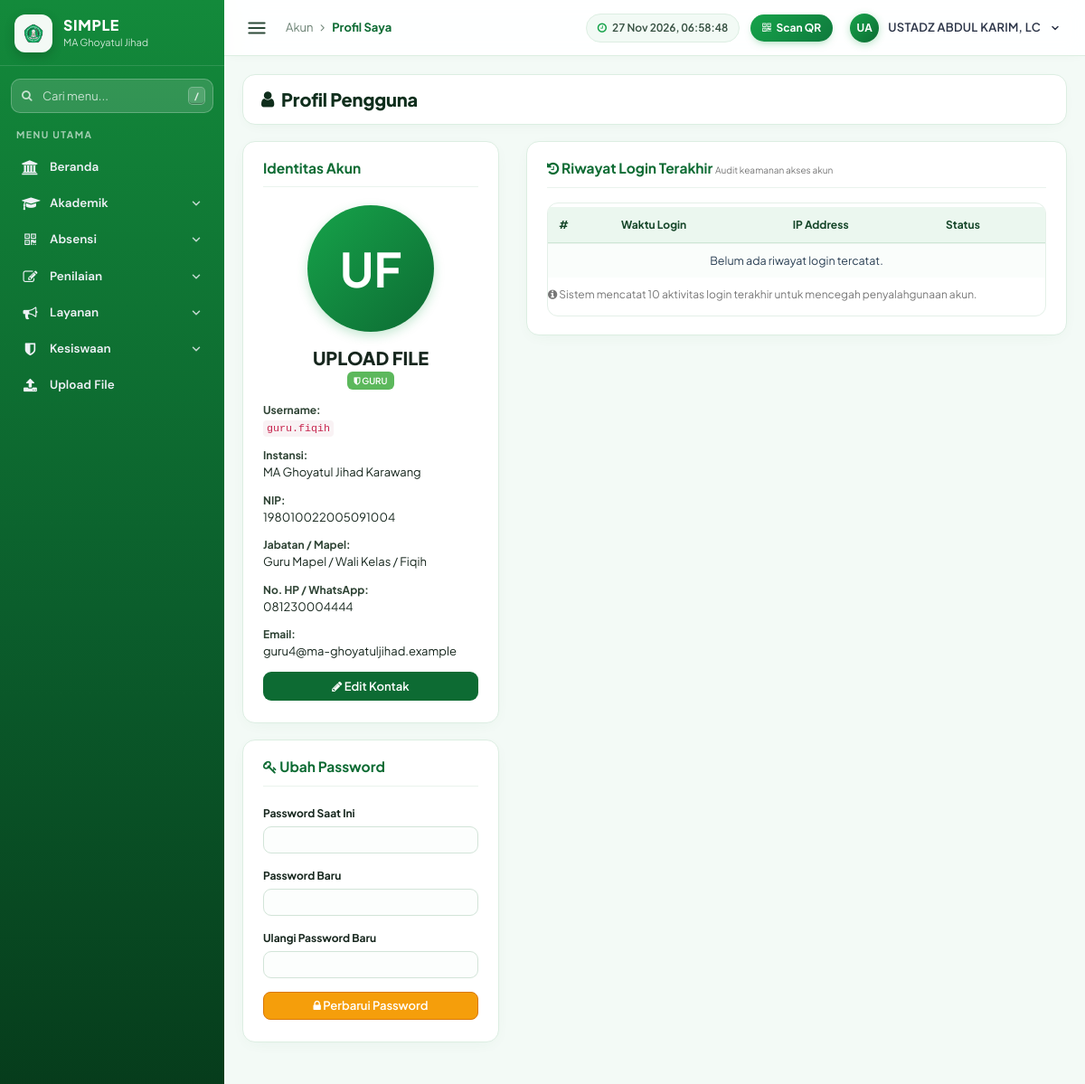
Page /index.php?page=Profile (signed in) on the committed database.
### tables this page shows
CREATE TABLE `master_user` (
  `user_id` int NOT NULL,
  `user_name` varchar(50) NOT NULL,
  `user_password` varchar(255) NOT NULL,
  `user_fullname` varchar(120) NOT NULL,
  `user_role` varchar(30) NOT NULL DEFAULT 'GURU',
  `guru_id` int DEFAULT NULL,
  `user_status` tinyint NOT NULL DEFAULT '1'
);

CREATE TABLE `guru` (
  `id` int NOT NULL,
  `nip` varchar(30) NOT NULL,
  `nama` varchar(120) NOT NULL,
  `jenis_kelamin` char(1) NOT NULL DEFAULT 'L',
  `mapel` varchar(100) DEFAULT NULL,
  `jabatan` varchar(100) DEFAULT NULL,
  `status_kepegawaian` varchar(30) NOT NULL DEFAULT 'GTY',
  `no_hp` varchar(30) DEFAULT NULL,
  `email` varchar(100) DEFAULT NULL,
  `status` varchar(10) NOT NULL DEFAULT 'Active',
  `foto` varchar(100) DEFAULT NULL
);

### index.php (called while the page is built, shortened)
<?php
require_once __DIR__ . '/library/helpers.php';
require_once __DIR__ . '/library/access.php';
$routes = [
    'Dashboard' => 'pages/home.php',
    'Data-Siswa' => 'pages/siswa.php',
    'Data-Guru' => 'pages/guru.php',
    'Data-Kelas' => 'pages/kelas.php',
    'Absen-Scan' => 'pages/absen_scan.php',
    'Absen-Siswa' => 'pages/absen_siswa.php',
    'Absen-Guru' => 'pages/absen_guru.php',
    'Cetak-Kartu' => 'pages/kartu.php',
    'Profile' => 'pages/profile.php',
    'User-Guide' => 'pages/help.php',
    'Help' => 'pages/help.php',
    'Users' => 'pages/users.php',
    'Upload-File' => 'pages/upload_file.php',
    'Tahun-Ajaran' => 'pages/tahun_ajaran.php',
    'Mata-Pelajaran' => 'pages/mapel.php',
    'Jadwal' => 'pages/jadwal.php',
    'Perizinan' => 'pages/perizinan.php',
    'Pengumuman' => 'pages/pengumuman.php',
    'Kenaikan-Kelas' => 'pages/kenaikan.php',
    'Input-Nilai' => 'pages/nilai.php',
    'Rapor' => 'pages/rapor.php',
    'Cetak-Rapor' => 'pages/cetak_rapor.php',
    'Laporan' => 'pages/laporan.php',
    'Pelanggaran' => 'pages/pelanggaran.php',
    'Inventaris' => 'pages/inventaris.php',
    'Master-Menu' => 'pages/master_menu.php',
];
$page = $_GET['page'] ?? 'Dashboard';
require __DIR__ . '/' . $routes[$page];

### library/access.php (called while the page is built, shortened)
<?php
function menuRegistry() {
    return [
        ['Beranda', 'fa-university', 'Dashboard', null],
        ['Akademik', 'fa-graduation-cap', null, [['Data Siswa', 'Data-Siswa'], ['Data Guru', 'Data-Guru'], ['Data Kelas', 'Data-Kelas'], ['Mata Pelajaran', 'Mata-Pelajaran'], ['Jadwal Pelajaran', 'Jadwal'], ['Tahun Ajaran', 'Tahun-Ajaran'], ['Kenaikan Kelas', 'Kenaikan-Kelas']]],
        ['Absensi', 'fa-qrcode', null, [['Scan Absen', 'Absen-Scan'], ['Absensi Siswa', 'Absen-Siswa'], ['Absensi Guru', 'Absen-Guru']]],
        ['Penilaian', 'fa-pencil-square-o', null, [['Input Nilai', 'Input-Nilai'], ['Rapor', 'Rapor']]],
        ['Layanan', 'fa-bullhorn', null, [['Perizinan', 'Perizinan'], ['Pengumuman', 'Pengumuman']]],
        ['Kesiswaan', 'fa-shield', null, [['Pelanggaran Siswa', 'Pelanggaran']]],
        ['Inventaris', 'fa-archive', 'Inventaris', null],
        ['Laporan', 'fa-bar-chart', 'Laporan', null],
        ['Upload File', 'fa-upload', 'Upload-File', null],
        ['Pengaturan', 'fa-cog', null, [['Kelola User', 'Users'], ['Master Menu', 'Master-Menu']]],
    ];
}
function customAccess() {
    static $cache = false;
    if ($cache !== false) return $cache;
    $db = $GLOBALS['koneksidb'] ?? null;
    $targets = [['USER', (string)(int)($_SESSION['SES_USERID'] ?? 0)], ['ROLE', role()]];
    foreach ($targets as [$t, $k]) {
        $st = mysqli_prepare($db, "SELECT page_key FROM master_menu_akses WHERE target_type = ? AND target_key = ?");
        mysqli_stmt_bind_param($st, 'ss', $t, $k); mysqli_stmt_execute($st);
        $rows = []; $res = mysqli_stmt_get_result($st);
        while ($r = mysqli_fetch_row($res)) $rows[] = $r[0];
        if ($rows) return $cache = $rows;
    }
    return $cache = null;
}
function canAccess($page) {
    $alias = ['Cetak-Kartu' => 'Data-Siswa', 'Cetak-Rapor' => 'Rapor', 'Profile' => 'Dashboard', 'Help' => 'Dashboard', 'User-Guide' => 'Dashboard'];
    $page = $alias[$page] ?? $page;
    if ($page === 'Dashboard') return true;
    if ($page === 'Master-Menu') return role() === 'ADMIN';
    if ($page === 'Users') return role() === 'ADMIN' || isset($_SESSION['MASTER_LOGIN_SES']);
    $c = customAccess();
    if ($c !== null) return in_array($page, $c, true);
    return defaultAccess($page, role());
}

### library/helpers.php (called while the page is built, shortened)
<?php
function e($s) { return htmlspecialchars((string)$s, ENT_QUOTES, 'UTF-8'); }
function role() { return strtoupper((string)($_SESSION['SES_ROLE'] ?? '')); }
function initials($n) {
    $n = trim((string)$n); if ($n === '') return '?';
    $p = preg_split('/\s+/', $n);
    return strtoupper(mb_substr($p[0], 0, 1) . (isset($p[1]) ? mb_substr($p[1], 0, 1) : ''));
}
function qall($db, $sql, $types = '', $p = []) {
    $st = $db->prepare($sql);
    if ($types) $st->bind_param($types, ...$p);
    $st->execute();
    return $st->get_result()->fetch_all(MYSQLI_ASSOC);
}
function qone($db, $sql, $types = '', $p = []) { $r = qall($db, $sql, $types, $p); return $r[0] ?? null; }

### pages/profile.php (the view, shortened to what this page needs)
<?php
$db = $koneksidb;
$uid = (int)($_SESSION['SES_USERID'] ?? 0);
$u = qone($db, "SELECT u.user_fullname, u.user_role, u.user_name, g.nip, g.mapel, g.jabatan, g.no_hp, g.email, g.id AS gid FROM master_user u LEFT JOIN guru g ON g.id = u.guru_id WHERE u.user_id = ?", 'i', [$uid]) ?: [];
$log = qall($db, "SELECT login_time, ip_address, status FROM login_log WHERE user_id = ? ORDER BY login_time DESC, id DESC LIMIT 10", 'i', [$uid]);
$editMode = isset($_GET['edit']) && !empty($u['gid']);
$nm = $u['user_fullname'] ?? ($_SESSION['SES_NAMA'] ?? '');
include "header.php";
?>
<div class="right_col" role="main">
  <div class="page-title"><div class="title_left"><h3><i class="fa fa-user"></i> Profil Pengguna</h3></div></div>
  <div class="row">
    <div class="col-md-4">
      <div class="x_panel">
        <div class="x_title"><h2>Identitas Akun</h2><div class="clearfix"></div></div>
        <div class="x_content">
          <div class="pf-ava"><?= e(initials($nm)) ?></div>
          <p class="pf-name"><?= e(strtoupper($nm)) ?></p>
          <p class="pf-sub"><span class="label label-success"><i class="fa fa-shield"></i> <?= e($u['user_role'] ?? '') ?></span></p>
          <form method="POST">
            <div class="pf-row"><b>Username:</b><code><?= e($u['user_name'] ?? '') ?></code></div>
            <div class="pf-row"><b>Instansi:</b>MA Ghoyatul Jihad Karawang</div>
            <?php if (!empty($u['nip'])): ?>
              <div class="pf-row"><b>NIP:</b><?= e($u['nip']) ?></div>
              <div class="pf-row"><b>Jabatan / Mapel:</b><?= e(($u['jabatan'] ?? '') . ' / ' . ($u['mapel'] ?? '')) ?></div>
            <?php endif; ?>
            <div class="pf-row"><b>No. HP / WhatsApp:</b>
              <?php if ($editMode): ?>
                <input class="form-control input-sm" name="phone" value="<?= e($u['no_hp'] ?? '') ?>" placeholder="08xxxxxxxxxx">
              <?php else: echo e($u['no_hp'] ?? '') ?: '-'; endif; ?>
            </div>
            <div class="pf-row"><b>Email:</b>
              <?php if ($editMode): ?>
                <input type="email" class="form-control input-sm" name="email" value="<?= e($u['email'] ?? '') ?>" placeholder="nama@email.com">
              <?php else: echo e($u['email'] ?? '') ?: '-'; endif; ?>
            </div>
            <?php if ($editMode): ?>
              <button class="btn btn-primary btn-block"><i class="fa fa-save"></i> Simpan Profil</button>
              <a href="?page=Profile" class="btn btn-default btn-block">Batal</a>
            <?php elseif (!empty($u['gid'])): ?>
              <a href="?page=Profile&edit=1" class="btn btn-block" style="background:#0d6b33;color:#fff"><i class="fa fa-pencil"></i> Edit Kontak</a>
            <?php endif; ?>
          </form>
        </div>
      </div>
      <div class="x_panel">
        <div class="x_title"><h2><i class="fa fa-key"></i> Ubah Password</h2><div class="clearfix"></div></div>
        <div class="x_content">
          <form method="POST">
            <div class="form-group">
              <label style="font-size:12px">Password Saat Ini</label>
              <input type="password" class="form-control input-sm" name="old_password" required autocomplete="current-password">
            </div>
            <div class="form-group">
              <label style="font-size:12px">Password Baru</label>
              <input type="password" class="form-control input-sm" name="new_password" required minlength="4" autocomplete="new-password">
            </div>
            <div class="form-group">
              <label style="font-size:12px">Ulangi Password Baru</label>
              <input type="password" class="form-control input-sm" name="confirm_password" required minlength="4" autocomplete="new-password">
            </div>
            <button class="btn btn-warning btn-block btn-sm"><i class="fa fa-lock"></i> Perbarui Password</button>
          </form>
        </div>
      </div>
    </div>
    <div class="col-md-8">
      <div class="x_panel">
        <div class="x_title">
          <h2><i class="fa fa-history"></i> Riwayat Login Terakhir <small>Audit keamanan akses akun</small></h2>
        </div>
        <div class="x_content table-responsive">
          <table class="table table-striped table-hover pf-log">
            <thead>
              <tr><th>#</th><th>Waktu Login</th><th>IP Address</th><th>Status</th></tr>
            </thead>
            <tbody>
              <?php if (!$log): ?>
                <tr><td colspan="4" class="text-center text-muted" style="padding:20px">Belum ada riwayat login tercatat.</td></tr>
              <?php endif; ?>
            </tbody>
          </table>
          <p class="text-muted" style="font-size:12px;margin-top:10px"><i class="fa fa-info-circle"></i> Sistem mencatat 10 aktivitas login terakhir untuk mencegah penyalahgunaan akun.</p>
        </div>
      </div>
    </div>
  </div>
</div>
<?php include "footer.php"; ?>

### assets/css/simple.css (style rules this page uses)
:root { --bg: #060a13; --panel: #0c1220; --card: #111a2d; --card-hover: #16223a; --line: #1e2a45; --fg: #e9eef8; --muted: #92a0bd; --green: #25b84f; --green-soft: rgba(37, 184, 79, .14); --amber: #fcb900; --amber-soft: rgba(252, 185, 0, .14); --danger: #ff6b6b; --font-display: "Sora", "Segoe UI", system-ui, sans-serif; --font-body: "Plus Jakarta Sans", "Segoe UI", system-ui, sans-serif; color-scheme: dark; }
* { box-sizing: border-box; }
html, body { height: 100%; }
body { background: var(--bg); color: var(--fg); font-family: var(--font-body); font-size: 15px; line-height: 1.5; padding-left: max(0px, env(safe-area-inset-left, 0px)); padding-right: max(0px, env(safe-area-inset-right, 0px)); }
button, input { font: inherit; color: inherit; }

### assets/css/legacy.css (style rules this page uses)
.right_col { padding: 0 4px 24px; color: #2a3f54; }
.right_col .page-title { display: flex; flex-wrap: wrap; align-items: center; justify-content: space-between; gap: 8px; margin: 0 0 14px; padding: 0; }
.right_col .page-title h3 { margin: 0; font-size: 22px; font-weight: 600; color: #1c2438; }
.right_col .title_left, .right_col .title_right { width: auto; float: none; padding: 0; min-height: 0; }
.x_panel { background: #fff; border: 1px solid #dde1e9; border-radius: 8px; padding: 14px 18px; margin-bottom: 16px; position: relative; box-shadow: 0 1px 2px rgba(20,30,60,.04); }
.x_title { border-bottom: 2px solid #e6e9ed; padding: 0 0 8px; margin-bottom: 10px; }
.x_title h2 { margin: 0 0 4px; font-size: 17px; font-weight: 600; color: #1c2438; float: left; }
.x_content { padding: 4px 0; }
.clearfix::after, .x_title::after { content: ""; display: table; clear: both; }
.btn { border-radius: 6px; }
.right_col .form-control { box-shadow: none; }
body { margin:0 }
:root { color-scheme: light; }
body { font-size: 13px; }
.right_col input, .right_col select, .right_col textarea, .dataTables_wrapper select, .dataTables_wrapper input { background: #fff; color: #333; border: 1px solid #ccc; border-radius: 4px; font-size: 13px; }
table.dataTable thead th, table.table thead th { color: #1c2438; background: #fff; }
table.dataTable tbody td, table.table tbody td { color: #2a3f54; }
.right_col .page-title h3 { font-size: 19px; }
.right_col .btn { font-size: 13px; }
.x_title h2 { font-size: 15px; }

### pages/profile.php (style rules this page uses)
.pf-ava { width: 140px; height: 140px; border-radius: 50%; margin: 0 auto 14px; display: flex; align-items: center; justify-content: center; font-size: 52px; font-weight: 700; color: #fff; background: linear-gradient(135deg, #16a34a, #0d6b33); box-shadow: 0 4px 12px rgba(22,163,74,.25); }
.pf-name { text-align: center; font-size: 20px; font-weight: 800; margin: 0; }
.pf-sub { text-align: center; color: #666; margin-bottom: 14px; }
.pf-row { margin: 12px 0; }
.pf-row b { display: block; color: #2e4334; font-size: 12px; }
.pf-log th { background: #0d6b33 !important; color: #fff !important; font-size: 12px; }
.pf-log td { font-size: 12.5px; vertical-align: middle !important; }

### rows in the picture
master_user: user_role "GURU", user_name "guru.fiqih", guru.nip "198010022005091004", guru.mapel "Guru Mapel / Wali Kelas / Fiqih", guru.no_hp "081230004444", guru.email "guru4@ma-ghoyatuljihad.example"

### other values in the picture
$nm "Beranda"
$nm "Akademik"
$nm "Absensi"
$nm "Penilaian"
$nm "Layanan"
$nm "Kesiswaan"
$nm "Upload File"
$c "Akun"
$c "Profil Saya"
initials($__nama) "UA"
$__nama "USTADZ ABDUL KARIM, LC"
initials($nm) "UF"
$nm "UPLOAD FILE"
